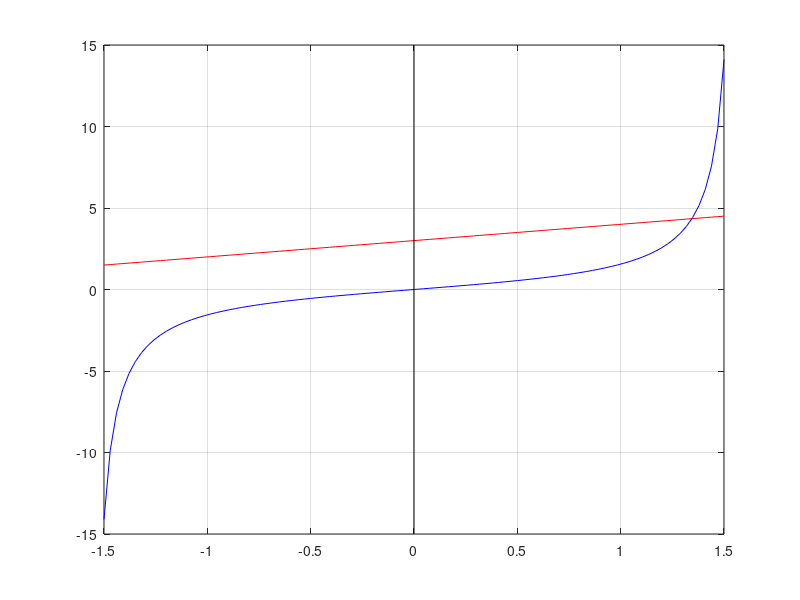

Write MATLAB code to recreate this figure.
clear
x=linspace(-1.5,1.5,100);
z=inline('x+3-tan(x)');
point=fzero(z,1);
y1=x+3;
y2=tan(x);
figure(1)
clf;
plot(x,y1,'r',x,y2,'b')
grid on
hold on
plot([0 0],[-15 15],'k')
integral=quad(z,0,point)
